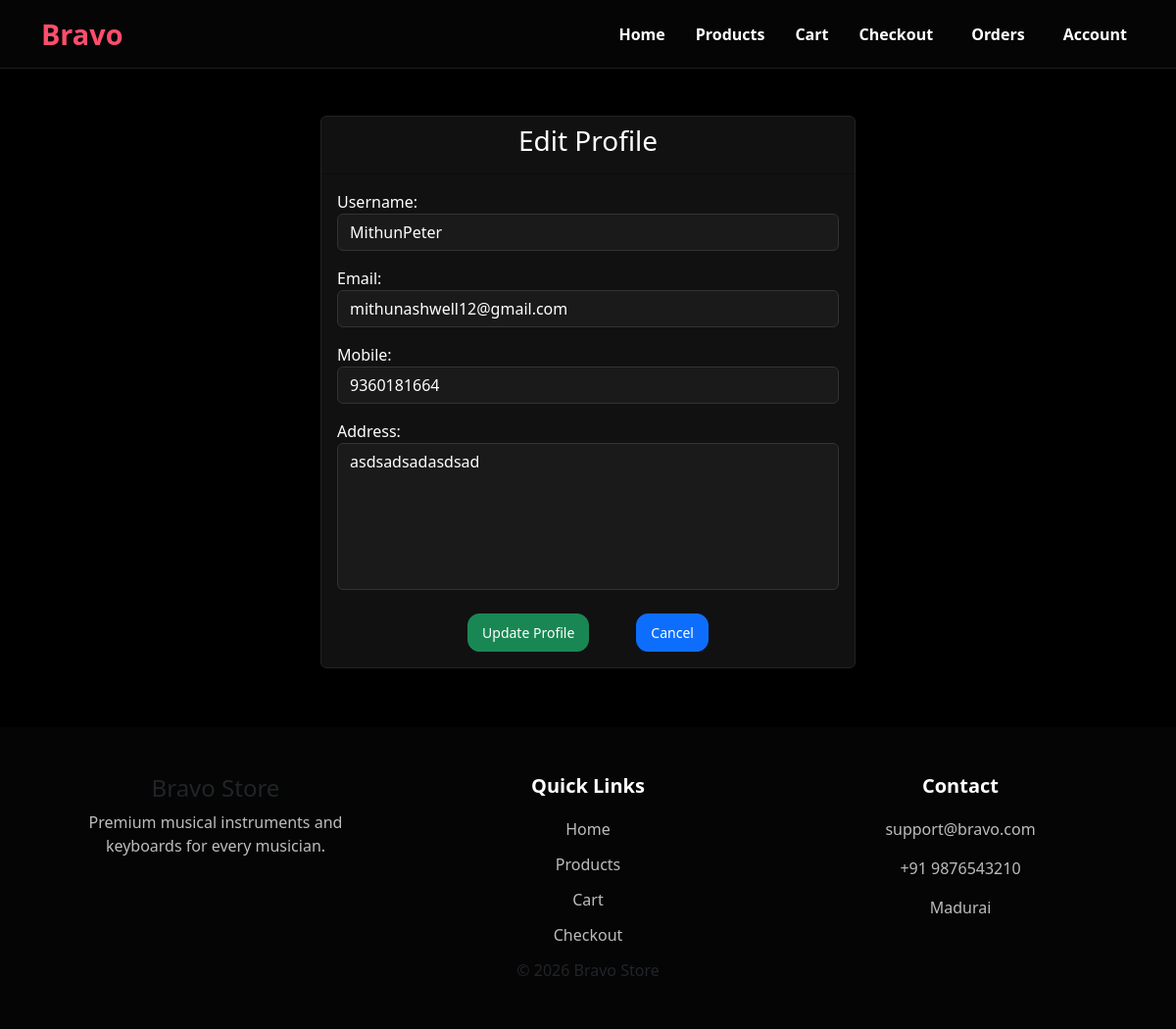
The page /edit-profile/ (signed in) on the database as committed earlier.
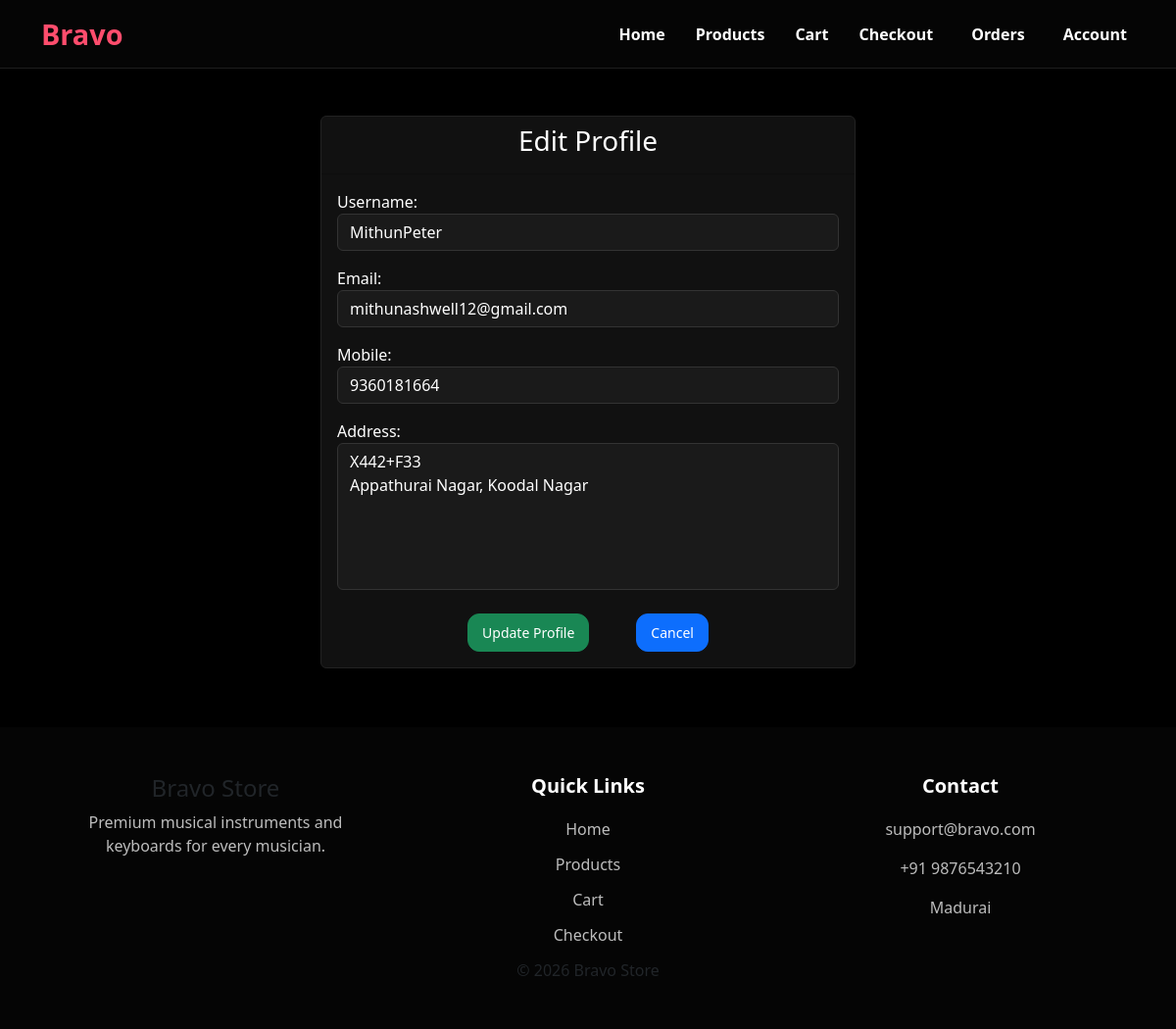
The same page on the database as committed later.
### customer/models.py (models this page shows, shortened)
class UserProfile(models.Model):
    user = models.OneToOneField(User, on_delete=models.CASCADE)
    mobile = models.CharField(max_length=10, unique=True)
    address = models.TextField(max_length=266, blank=True, null=True)

### customer/views.py (the view)
# urls.py: path("edit-profile/", views.customer_editprofile, name="customer_editprofile"),
@login_required(login_url="login")
def customer_editprofile(request):
    profile = UserProfile.objects.get(user=request.user)
    if request.method == "POST":
        form = EditProfileForm(request.POST, user=request.user)
        if form.is_valid():
            request.user.username = form.cleaned_data["username"]
            request.user.email = form.cleaned_data["email"]
            request.user.save()
            profile.mobile = form.cleaned_data["mobile"]
            profile.address = form.cleaned_data["address"]
            profile.save()
            messages.success(request, "Profile updated successfully")
            return redirect("profile")
    else:
        form = EditProfileForm(
            user=request.user,
            initial={
                "username": request.user.username,
                "email": request.user.email,
                "mobile": profile.mobile,
                "address": profile.address,
            },
        )
    return render(request, "customer_editprofile.html", {"form": form})

### customer/forms.py (shortened to what this page needs)
class EditProfileForm(forms.Form):
    username = forms.CharField(
        max_length=150, widget=forms.TextInput(attrs={"class": "form-control"})
    )
    email = forms.EmailField(widget=forms.EmailInput(attrs={"class": "form-control"}))
    mobile = forms.CharField(
        max_length=10, widget=forms.TextInput(attrs={"class": "form-control"})
    )
    address = forms.CharField(
        required=False,
        widget=forms.Textarea(attrs={"class": "form-control", "rows": 4}),
    )
    def __init__(self, *args, user=None, **kwargs):
        self.user = user
        super().__init__(*args, **kwargs)

### customer/templates/customer_editprofile.html
{% extends 'base.html' %} {% block content %}
<div class="container">
  <div class="row justify-content-center">
    <div class="col-md-6">
      <div class="card mt-5 shadow">
        <div class="card-header text-center">
          <h3>Edit Profile</h3>
        </div>
        <div class="card-body">
          <form method="POST">
            {% csrf_token %} {{ form.as_p }}
            <div class="profile-buttons d-flex justify-content-center gap-5 align-items-center mt-4">
              <button type="submit" class="btn btn-success" >
                Update Profile
              </button>
              <a href="{% url 'profile' %}" class="btn btn-primary"
                >Cancel</a
              >
            </div>
          </form>
        </div>
      </div>
    </div>
  </div>
</div>
{% endblock %}

Rows that differ between the two databases and show on the page:
changed UserProfile: address "asdsadsadasdsad" → "X442+F33 Appathurai Nagar, Koodal Nagar"
